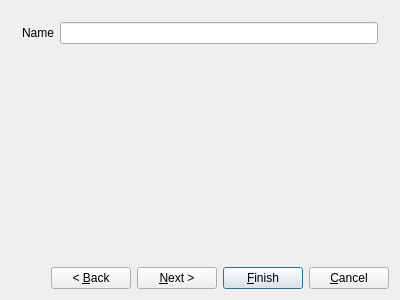
<?xml version="1.0" encoding="UTF-8"?>
<ui version="4.0">
 <class>NewElementWizard</class>
 <widget class="QDialog" name="NewElementWizard">
  <property name="windowModality">
   <enum>Qt::ApplicationModal</enum>
  </property>
  <property name="geometry">
   <rect>
    <x>0</x>
    <y>0</y>
    <width>400</width>
    <height>300</height>
   </rect>
  </property>
  <property name="windowTitle">
   <string>New Element Wizard</string>
  </property>
  <property name="modal">
   <bool>true</bool>
  </property>
  <layout class="QVBoxLayout" name="verticalLayout">
   <item>
    <widget class="QStackedWidget" name="m_pagesWidget">
     <property name="currentIndex">
      <number>0</number>
     </property>
     <widget class="QWidget" name="m_startPage">
      <layout class="QFormLayout" name="formLayout">
       <item row="0" column="0">
        <widget class="QLabel" name="label">
         <property name="text">
          <string>Name</string>
         </property>
         <property name="buddy">
          <cstring>m_nameLineEdit</cstring>
         </property>
        </widget>
       </item>
       <item row="0" column="1">
        <widget class="QLineEdit" name="m_nameLineEdit"/>
       </item>
      </layout>
     </widget>
    </widget>
   </item>
   <item>
    <layout class="QHBoxLayout" name="horizontalLayout">
     <item>
      <spacer name="horizontalSpacer">
       <property name="orientation">
        <enum>Qt::Horizontal</enum>
       </property>
       <property name="sizeHint" stdset="0">
        <size>
         <width>40</width>
         <height>20</height>
        </size>
       </property>
      </spacer>
     </item>
     <item>
      <widget class="QPushButton" name="m_backBtn">
       <property name="text">
        <string>&lt; &amp;Back</string>
       </property>
      </widget>
     </item>
     <item>
      <widget class="QPushButton" name="m_nextBtn">
       <property name="text">
        <string>&amp;Next &gt;</string>
       </property>
       <property name="default">
        <bool>true</bool>
       </property>
       <property name="flat">
        <bool>false</bool>
       </property>
      </widget>
     </item>
     <item>
      <widget class="QPushButton" name="m_finishBtn">
       <property name="text">
        <string>&amp;Finish</string>
       </property>
       <property name="default">
        <bool>true</bool>
       </property>
      </widget>
     </item>
     <item>
      <widget class="QPushButton" name="m_cancelBtn">
       <property name="text">
        <string>&amp;Cancel</string>
       </property>
      </widget>
     </item>
    </layout>
   </item>
  </layout>
 </widget>
 <layoutdefault spacing="6" margin="11"/>
 <resources/>
 <connections/>
</ui>
